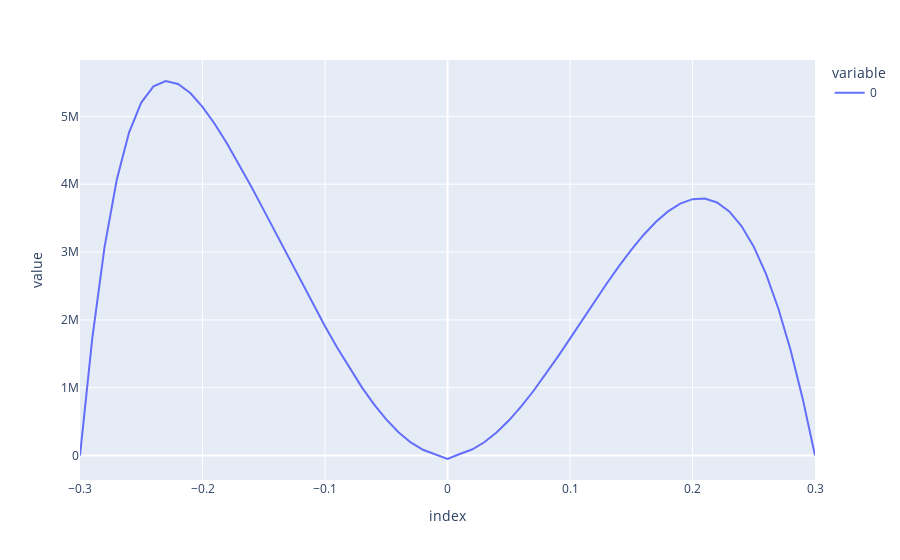

Notebook code cell kept with this figure:
### Code cell
px.line(total_scenario*(-50000/total_scenario.loc[0]))
